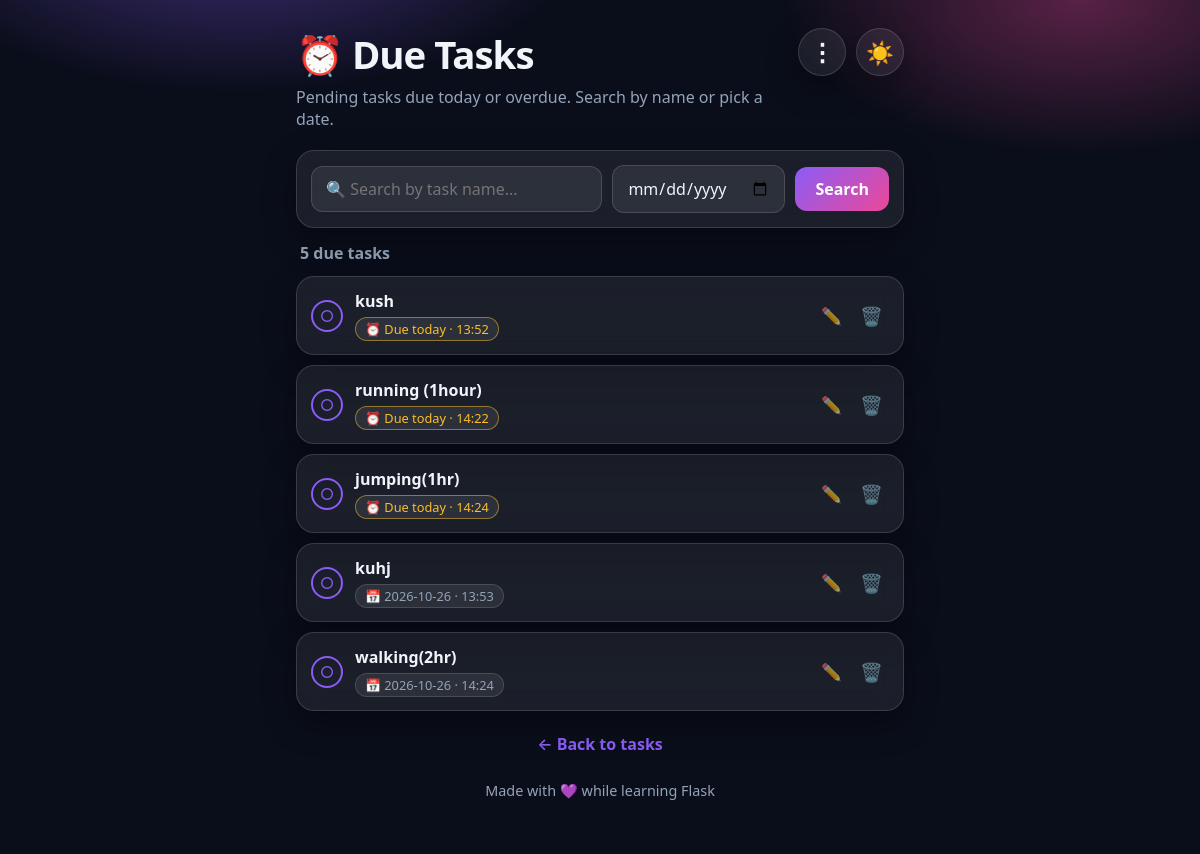
Page /due on the committed database.
### tables this page shows
CREATE TABLE tasks (
            id INTEGER PRIMARY KEY AUTOINCREMENT,
            title TEXT NOT NULL,
            due_date TEXT NOT NULL DEFAULT '',
            done INTEGER NOT NULL DEFAULT 0,
            created_at TEXT NOT NULL DEFAULT ''
        , due_time TEXT NOT NULL DEFAULT '');

### app.py (the view)
@app.route("/due")
def due():
    db = get_db()
    q = request.args.get("q", "").strip()
    d = request.args.get("d", "").strip()
    today = date.today().isoformat()
    if d:
        sql = "SELECT * FROM tasks WHERE done = 0 AND due_date = ?"
        params = [d]
    else:
        sql = "SELECT * FROM tasks WHERE done = 0"
        params = []
    if q:
        sql += " AND title LIKE ?"
        params.append("%" + q + "%")
    sql += """ ORDER BY CASE WHEN due_date = '' THEN 1 ELSE 0 END,
        due_date, due_time, id DESC"""
    tasks = db.execute(sql, params).fetchall()
    return render_template(
        "due.html",
        tasks=tasks,
        q=q,
        d=d,
        today=today,
        due_count=due_count(db),
    )

### app.py (called while the page is built)
def get_db():
    if "db" not in g:
        if USE_PG:
            import psycopg2
            import psycopg2.extras
            raw = psycopg2.connect(
                DATABASE_URL, cursor_factory=psycopg2.extras.RealDictCursor
            )
            g.db = _PGConnection(raw)
        else:
            os.makedirs(app.instance_path, exist_ok=True)
            conn = sqlite3.connect(DATABASE)
            conn.row_factory = sqlite3.Row
            g.db = conn
    return g.db

def due_count(db):
    return db.execute("SELECT COUNT(*) AS c FROM tasks WHERE done = 0").fetchone()["c"]

### templates/due.html (shortened to what this page needs)
<!DOCTYPE html>
<html lang="en" data-theme="dark">
<head>
    <link rel="stylesheet" href="{{ url_for('static', filename='style.css') }}" />
</head>
<body>
    <div class="bg-glow"></div>
    <main class="wrap">
        <header class="hero">
            <div>
                <h1>⏰ Due Tasks</h1>
                <p class="tagline">Pending tasks due today or overdue. Search by name or pick a date.</p>
            </div>
            <div class="header-actions">
                <div class="menu-wrap">
                    <button class="menu-btn" id="menuBtn" type="button" title="More options">⋮</button>
                </div>
                <button class="theme-btn" id="themeBtn" type="button" title="Switch theme">🌙</button>
            </div>
        </header>
        <form class="search-form card" action="{{ url_for('due') }}" method="get">
            <input type="text" name="q" value="{{ q }}" placeholder="🔍 Search by task name..." />
            <input type="date" name="d" value="{{ d }}" title="Pick a due date" />
            <button type="submit">Search</button>
        </form>
        <p class="history-count">
            {% if tasks %}{{ tasks|length }} due task{{ 's' if tasks|length != 1 }}{% if d %} due on {{ d }}{% endif %}{% else %}No due tasks{% if q %} matching "{{ q }}"{% endif %}{% if d
            %} due on {{ d }}{% endif %}{% endif %}
        </p>
        {% if tasks %}
        <ul class="task-list">
            {% for t in tasks %}
            <li class="task card">
                <form action="{{ url_for('toggle_task', task_id=t.id) }}" method="post">
                    <button type="submit" class="check" title="Mark done">○</button>
                </form>
                <div class="task-text">
                    <span class="title">{{ t.title }}</span>
                    {% if t.due_date %}
                    {% if t.due_date < today %} <span class="badge overdue">⚠️ Overdue · {{ t.due_date }}{% if
                        t.due_time %} · {{ t.due_time }}{% endif %}</span>
                        {% elif t.due_date == today %}
                        <span class="badge due-today">⏰ Due today{% if t.due_time %} · {{ t.due_time }}{% endif
                            %}</span>
                        {% else %}
                        <span class="badge">📅 {{ t.due_date }}{% if t.due_time %} · {{ t.due_time }}{% endif %}</span>
                        {% endif %}
                        {% endif %}
                </div>
                <a class="edit" href="{{ url_for('edit_task', task_id=t.id) }}" title="Edit task">✏️</a>
                <form action="{{ url_for('delete_task', task_id=t.id) }}" method="post"
                    onsubmit="return confirm('Delete this task?')">
                    <button type="submit" class="del" title="Delete task">🗑️</button>
                </form>
            </li>
            {% endfor %}
        </ul>
        {% else %}
        <p class="empty card">No due tasks. Relax — nothing is overdue 🎉</p>
        {% endif %}
        <p class="back-link"><a href="{{ url_for('index') }}">← Back to tasks</a></p>
        <footer>
            <p>Made with 💜 while learning Flask</p>
        </footer>
    </main>
</body>
</html>

### static/style.css (style rules this page uses)
:root, [data-theme="dark"] { --bg: #0a0e1a; --card: rgba(255, 255, 255, 0.07); --card-border: rgba(255, 255, 255, 0.14); --text: #f1f5f9; --muted: #94a3b8; --accent: #8b5cf6; --accent2: #ec4899; --accent-grad: linear-gradient(135deg, #8b5cf6, #ec4899); --input-bg: rgba(255, 255, 255, 0.08); --glow: radial-gradient(600px 300px at 20% -10%, rgba(139, 92, 246, 0.45), transparent 60%), radial-gradient(500px 260px at 90% 0%, rgba(236, 72, 153, 0.35), transparent 60%); --shadow: 0 12px 32px rgba(0, 0, 0, 0.35); }
* { box-sizing: border-box; }
body { margin: 0; font-family: "Segoe UI", system-ui, -apple-system, sans-serif; background: var(--bg); color: var(--text); min-height: 100vh; transition: background 0.3s, color 0.3s; }
.bg-glow { position: fixed; inset: 0; background: var(--glow); pointer-events: none; z-index: 0; }
.wrap { position: relative; z-index: 1; max-width: 640px; margin: 0 auto; padding: 28px 16px 40px; }
.hero { display: flex; align-items: flex-start; justify-content: space-between; gap: 12px; margin-bottom: 20px; }
.hero h1 { margin: 0; font-size: 2.4rem; letter-spacing: -1px; }
.tagline { margin: 6px 0 0; color: var(--muted); }
.header-actions { display: flex; gap: 10px; align-items: flex-start; flex-shrink: 0; }
.theme-btn { font-size: 1.4rem; background: var(--card); border: 1px solid var(--card-border); border-radius: 999px; width: 48px; height: 48px; cursor: pointer; box-shadow: var(--shadow); transition: transform 0.15s; }
.menu-wrap { position: relative; }
.menu-btn { font-size: 1.5rem; font-weight: 700; line-height: 1; background: var(--card); color: var(--text); border: 1px solid var(--card-border); border-radius: 999px; width: 48px; height: 48px; cursor: pointer; box-shadow: var(--shadow); }
.card { background: var(--card); border: 1px solid var(--card-border); border-radius: 18px; box-shadow: var(--shadow); backdrop-filter: blur(12px); }
input, button { font: inherit; }
input[type="text"], input[type="date"], input[type="time"] { background: var(--input-bg); color: var(--text); border: 1px solid var(--card-border); border-radius: 12px; padding: 11px 14px; outline: none; }
.search-form { display: flex; gap: 10px; padding: 14px; margin-bottom: 14px; flex-wrap: wrap; align-items: center; }
.search-form input[type="text"] { flex: 1 1 200px; min-width: 170px; }
.search-form button { background: var(--accent-grad); color: #fff; border: none; border-radius: 12px; padding: 11px 20px; font-weight: 700; cursor: pointer; }
.task-list { list-style: none; margin: 0; padding: 0; display: grid; gap: 10px; }
.task { display: flex; align-items: center; gap: 12px; padding: 13px 14px; }
.check { width: 32px; height: 32px; border-radius: 50%; border: 2px solid var(--accent); background: transparent; color: var(--accent); font-size: 1rem; cursor: pointer; flex-shrink: 0; }
.task-text { flex: 1; min-width: 0; }
.task-text .title { display: block; font-weight: 600; word-wrap: break-word; }
.badge { display: inline-block; margin-top: 5px; font-size: 0.8rem; color: var(--muted); background: var(--input-bg); border: 1px solid var(--card-border); padding: 2px 9px; border-radius: 999px; }
.badge.due-today { color: #fbbf24; border-color: rgba(251, 191, 36, 0.5); }
.edit { text-decoration: none; font-size: 1.05rem; opacity: 0.6; flex-shrink: 0; }
.del { background: none; border: none; font-size: 1.15rem; cursor: pointer; opacity: 0.6; flex-shrink: 0; }
.history-count { color: var(--muted); font-weight: 600; margin: 0 0 12px 4px; }
.back-link { text-align: center; margin-top: 22px; }
.back-link a { color: var(--accent); font-weight: 600; text-decoration: none; }
footer { text-align: center; color: var(--muted); font-size: 0.9rem; margin-top: 26px; }

### rows in the picture
tasks: title "kush", due_time "13:52"
tasks: title "running (1hour)", due_time "14:22"
tasks: title "jumping(1hr)", due_time "14:24"
tasks: title "kuhj", due_date "2026-10-26", due_time "13:53"
tasks: title "walking(2hr)", due_date "2026-10-26", due_time "14:24"

### other values in the picture
{{ tasks|length }} "5"
{{ 's' if tasks|length != 1 }} "s"
